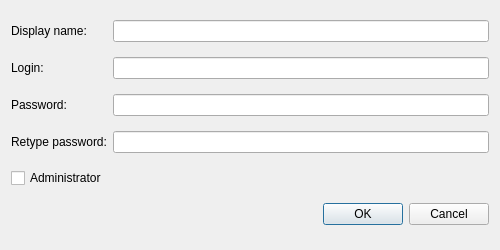
<?xml version="1.0" encoding="UTF-8"?>
<ui version="4.0">
 <class>NewUser</class>
 <widget class="QDialog" name="NewUser">
  <property name="windowModality">
   <enum>Qt::ApplicationModal</enum>
  </property>
  <property name="geometry">
   <rect>
    <x>0</x>
    <y>0</y>
    <width>500</width>
    <height>250</height>
   </rect>
  </property>
  <property name="windowTitle">
   <string>Add new user</string>
  </property>
  <property name="modal">
   <bool>true</bool>
  </property>
  <layout class="QGridLayout" name="gridLayout" columnstretch="0,1,1">
   <item row="0" column="0">
    <widget class="QLabel" name="label">
     <property name="text">
      <string>Display name:</string>
     </property>
    </widget>
   </item>
   <item row="0" column="1" colspan="2">
    <widget class="QLineEdit" name="displayName"/>
   </item>
   <item row="1" column="0">
    <widget class="QLabel" name="label_2">
     <property name="text">
      <string>Login:</string>
     </property>
    </widget>
   </item>
   <item row="1" column="1" colspan="2">
    <widget class="QLineEdit" name="login"/>
   </item>
   <item row="2" column="0">
    <widget class="QLabel" name="label_3">
     <property name="text">
      <string>Password:</string>
     </property>
    </widget>
   </item>
   <item row="2" column="1" colspan="2">
    <widget class="QLineEdit" name="password">
     <property name="echoMode">
      <enum>QLineEdit::Password</enum>
     </property>
    </widget>
   </item>
   <item row="3" column="0">
    <widget class="QLabel" name="label_4">
     <property name="text">
      <string>Retype password:</string>
     </property>
    </widget>
   </item>
   <item row="3" column="1" colspan="2">
    <widget class="QLineEdit" name="retypePassword">
     <property name="echoMode">
      <enum>QLineEdit::Password</enum>
     </property>
    </widget>
   </item>
   <item row="4" column="0" colspan="3">
    <widget class="QCheckBox" name="isAdmin">
     <property name="text">
      <string>Administrator</string>
     </property>
    </widget>
   </item>
   <item row="5" column="0" colspan="2">
    <widget class="QLabel" name="status">
     <property name="text">
      <string/>
     </property>
    </widget>
   </item>
   <item row="5" column="2">
    <widget class="QDialogButtonBox" name="buttonBox">
     <property name="orientation">
      <enum>Qt::Horizontal</enum>
     </property>
     <property name="standardButtons">
      <set>QDialogButtonBox::Cancel|QDialogButtonBox::Ok</set>
     </property>
    </widget>
   </item>
  </layout>
 </widget>
 <resources/>
 <connections>
  <connection>
   <sender>buttonBox</sender>
   <signal>accepted()</signal>
   <receiver>NewUser</receiver>
   <slot>accept()</slot>
   <hints>
    <hint type="sourcelabel">
     <x>248</x>
     <y>254</y>
    </hint>
    <hint type="destinationlabel">
     <x>157</x>
     <y>274</y>
    </hint>
   </hints>
  </connection>
  <connection>
   <sender>buttonBox</sender>
   <signal>rejected()</signal>
   <receiver>NewUser</receiver>
   <slot>reject()</slot>
   <hints>
    <hint type="sourcelabel">
     <x>316</x>
     <y>260</y>
    </hint>
    <hint type="destinationlabel">
     <x>286</x>
     <y>274</y>
    </hint>
   </hints>
  </connection>
 </connections>
</ui>
